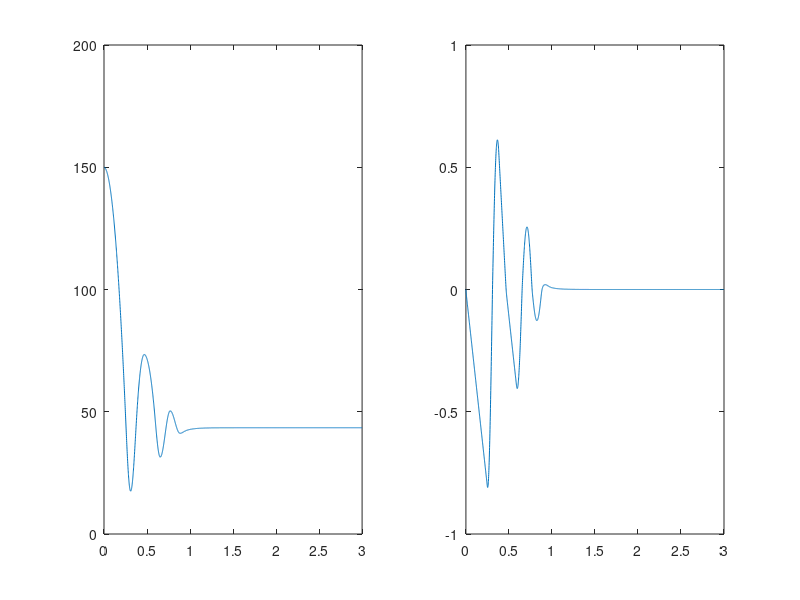

The MATLAB source for this figure:
clc; clear all; close all;

muk = 0.2;
v_tnh = 0.02;
m = 200;
theta = 30; % deg
theta_rad = deg2rad(theta); % rad
L0 = 50/1000; % m
k = 150*10^3; % N/m
b = 4000; % damping coeff
g = 9.81;

t = 0;
x = 150/1000;
xDot = 0;

simTime = 3; % s
dt = 10^-3;

idx = 1;

while t <= simTime
    delta = L0 - x;
    deltaDot = -xDot;
    if(delta >= 0)
        Fb = b * sqrt(delta) * deltaDot;
        Fk = k*delta;
    else
        Fb = 0;
        Fk = 0;
    end

    Fg = -m*g*sin(theta_rad);
    Ffr = -m*g*cos(theta_rad)*muk*tanh(xDot/v_tnh);

    xDotDot = (Fg + Fb + Fk + Ffr)/m;

    timePlot(idx) = t;
    xPlot(idx) = x*10^3;
    xDotPlot(idx) = xDot;
    xDotDotPlot(idx) = xDotDot;

    x = x + xDot*dt;
    xDot = xDot + xDotDot*dt;

    t = t+dt;
    idx = idx+1;

end

subplot(1,2,1)
plot(timePlot, xPlot)
subplot(1,2,2)
plot(timePlot, xDotPlot)

x_max = max(xPlot)
x_rms = rms(xPlot)

xDot_max = max(xDot)
xDot_rms = rms(xDot)
